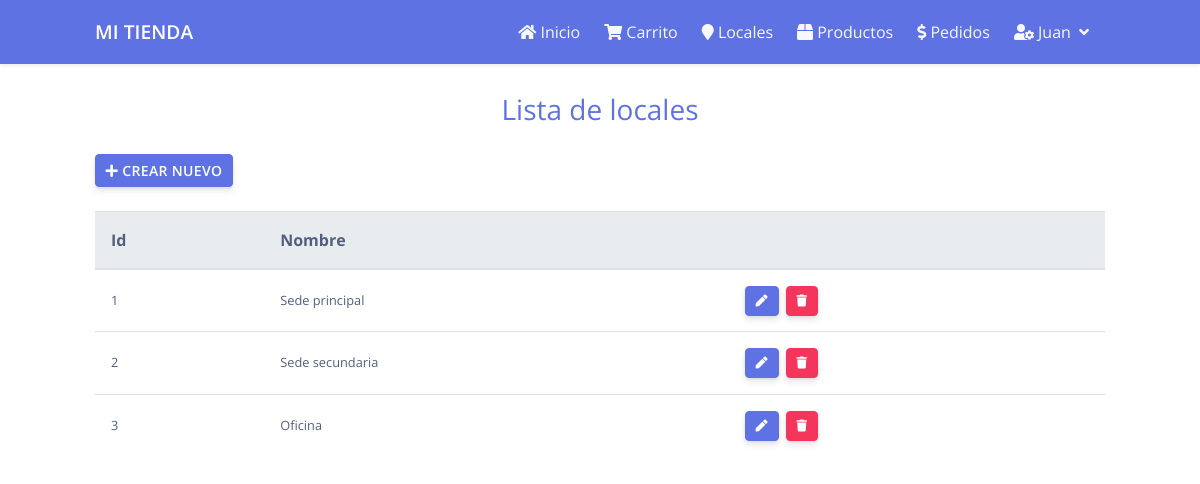
The app's page /locales (signed in) with its own data.
### tables this page shows
CREATE TABLE `locales` (
  `id` int(10) NOT NULL,
  `name` varchar(255) NOT NULL
);

### app/controllers/LocalController.php (called while the page is built, shortened)
<?php
class LocalController extends Controller {
	public function index(){
		$db = DB::getInstance();
		$locales = $db->getAll('locales');
		$this->view('locales/index', true, compact('locales'));
	}
}

### app/routes.php (called while the page is built)
<?php
require_once './core/Router.php';
$router = new Router();
$router->get('/', 'HomeController@index');
$router->post('/', 'HomeController@local');
$router->get('/cart', 'CartController@index');
$router->get('/cart/add/{id}', 'CartController@store');
$router->post('/cart/update', 'CartController@update');
$router->post('/cart/remove', 'CartController@remove');
$router->get('/cart/clear', 'CartController@clear');
$router->get('/checkout', 'HomeController@checkout');
$router->get('/login', 'AuthController@loginForm');
$router->post('/login', 'AuthController@login');
$router->post('/register', 'AuthController@register');
$router->get('/logout', 'AuthController@logout');
$router->get('/history', 'HomeController@history');
$router->get('/products', 'ProductController@index');
$router->get('/products/create', 'ProductController@create');
$router->post('/products/create', 'ProductController@store');
$router->post('/product/{id}/destroy', 'ProductController@destroy');
$router->get('/product/{id}', 'ProductController@edit');
$router->post('/product/{id}', 'ProductController@update');
$router->get('/locales', 'LocalController@index');
$router->get('/locales/create', 'LocalController@create');
$router->post('/locales/create', 'LocalController@store');
$router->post('/local/{id}/destroy', 'LocalController@destroy');
$router->get('/local/{id}', 'LocalController@edit');
$router->post('/local/{id}', 'LocalController@update');
$router->get('/orders', 'OrderController@index');
$router->get('/order/{id}/annul', 'OrderController@annul');
$router->get('/order/{id}', 'OrderController@show');
$router->set404('HomeController@error');
$router->run();

### index.php (called while the page is built, shortened)
<?php
require_once './core/helpers.php';
require_once './app/routes.php';

### core/helpers.php (called while the page is built, shortened)
<?php
function url($url = '/'){
	return BASE_PATH . $url;
}

### core/DB.php (called while the page is built, shortened)
<?php
class DB{
	private static $_instance = null;
	public $_pdo, $_query, $_error = false, $_result, $_count = 0, $_lastInsertID = null;
	public function __construct(){
		try{
			$this->_pdo = new PDO('mysql:host=' . DB_HOST . ';dbname=' . DB_NAME .';charset=utf8mb4', DB_USER, DB_PASSWORD);
		} catch(PDOException $e){
			die($e->getMessage());
		}
	}
	public static function getInstance(){
		if(!isset(self::$_instance)){
			self::$_instance = new DB();
		}
		return self::$_instance;
	}
	public function query($sql, $params = []){
		if($this->_query = $this->_pdo->prepare($sql)){
			if($this->_query->execute()){
				$this->_result = $this->_query->fetchAll(PDO::FETCH_OBJ);
				$this->_count = $this->_query->rowCount();
			}else{
				$this->_error = true;
			}
		}
		return $this;
	}
	public function getAll($table,$order = 'asc',$limit = null){
		if($limit){
			$sql = "SELECT * FROM {$table} ORDER BY id {$order} LIMIT $limit";
		}else{
			$sql = "SELECT * FROM {$table} ORDER BY id {$order}";
		}
		if($this->query($sql)->count()){
			return $this->results();
		}else{
			return false;
		}
	}
	public function results(){
		return $this->_result;
	}
	public function count(){
		return $this->_count;
	}
}

### app/views/locales/index.php (the view)
<div class="row">
	<div class="col-md-12">
		<h3 class="text-primary text-center mb-4">
			Lista de locales
		</h3>
		<a class="btn btn-primary mb-4" href="<?= url('/locales/create') ?>"><i class="fa fa-plus"></i> Crear nuevo</a>
		<div class="table-responsive">
			<table class="table">
				<thead class="thead-light">
					<tr>
						<th>Id</th>
						<th>Nombre</th>
						<th></th>
					</tr>
				</thead>
				<tbody>
					<?php foreach($locales as $local): ?>
					<tr>
						<td><?= $local->id ?></td>
						<td><?= $local->name ?></td>
						<td>
							<div class="d-flex gap-2">
								<a href="<?= url('/local/'.$local->id) ?>" class="btn btn-primary btn-sm"><i class="fa fa-pen"></i></a>
								<form class="d-inline-block" action="<?= url('/local/'.$local->id.'/destroy') ?>" method="POST">
									<button class="btn btn-danger btn-sm" onclick="return confirm('¿Está seguro que desea eliminar este registro?')"><i class="fa fa-trash"></i></button>
								</form>
							</div>
						</td>
					</tr>
				<?php endforeach ?>
				</tbody>
			</table>
		</div>
	</div>
</div>

### core/Router.php (shortened to what this page needs)
<?php
class Router
{
    private $afterRoutes = [];
    private $baseRoute = '';
    private $serverBasePath;
    public function match($methods, $pattern, $fn)
    {
        $pattern = $this->baseRoute . '/' . trim($pattern, '/');
        $pattern = $this->baseRoute ? rtrim($pattern, '/') : $pattern;
        foreach (explode('|', $methods) as $method) {
            $this->afterRoutes[$method][] = [
                'pattern' => $pattern,
                'fn' => $fn,
            ];
        }
    }
    public function getRequestMethod()
    {
        $method = $_SERVER['REQUEST_METHOD'];
        return $method;
    }
    public function run($callback = null)
    {
        $this->requestedMethod = $this->getRequestMethod();
        $numHandled = 0;
        if (isset($this->afterRoutes[$this->requestedMethod])) {
            $numHandled = $this->handle($this->afterRoutes[$this->requestedMethod], true);
        }
        return $numHandled !== 0;
    }
    private function handle($routes, $quitAfterRun = false)
    {
        $numHandled = 0;
        $uri = $this->getCurrentUri();
        foreach ($routes as $route) {
            $route['pattern'] = preg_replace('/\/{(.*?)}/', '/(.*?)', $route['pattern']);
            if (preg_match_all('#^' . $route['pattern'] . '$#', $uri, $matches, PREG_OFFSET_CAPTURE)) {
                $matches = array_slice($matches, 1);
                $params = array_map(function ($match, $index) use ($matches) {
                    if (isset($matches[$index + 1]) && isset($matches[$index + 1][0]) && is_array($matches[$index + 1][0])) {
                        return trim(substr($match[0][0], 0, $matches[$index + 1][0][1] - $match[0][1]), '/');
                    }
                    return isset($match[0][0]) ? trim($match[0][0], '/') : null;
                }, $matches, array_keys($matches));
                $this->invoke($route['fn'], $params);
                ++$numHandled;
                if ($quitAfterRun) {
                    break;
                }
            }
        }
        return $numHandled;
    }
    private function invoke($fn, $params = [])
    {
        if (is_callable($fn)) {
            call_user_func_array($fn, $params);
        }
        elseif (stripos($fn, '@') !== false) {
            list($controller, $method) = explode('@', $fn);
            if (class_exists($controller)) {
                if (call_user_func_array([new $controller(), $method], $params) === false) {
                    if (forward_static_call_array([$controller, $method], $params) === false);
                }
            }
        }
    }
    public function getCurrentUri()
    {
        $uri = substr(rawurldecode($_SERVER['REQUEST_URI']), strlen($this->getBasePath()));
        return '/' . trim($uri, '/');
    }
    public function getBasePath()
    {
        if ($this->serverBasePath === null) {
            $this->serverBasePath = implode('/', array_slice(explode('/', $_SERVER['SCRIPT_NAME']), 0, -1)) . '/';
        }
        return $this->serverBasePath;
    }
}

### assets/css/style.css (style rules this page uses)
.table td { vertical-align: middle; font-size: 0.80em; }
.btn { padding: 0.30rem 0.6rem; }
th { vertical-align: middle !important; }

### records on screen
locales: id "1", name "Sede principal"
locales: id "2", name "Sede secundaria"
locales: id "3", name "Oficina"
